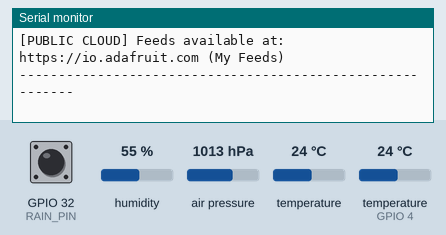
The sketch below on a simulated ESP32. Parts: the last lines printed to the serial monitor. The test bench sets the inputs (shaded band); at power-on: humidity 55 %, air pressure 1013 hPa, temperature 24 °C, GPIO 32 (RAIN_PIN) HIGH, temperature (sensor on GPIO 4) 24 °C.

Above: at 3.7 s.
3.8 s: humidity set to 22 %
At 11.2 s:
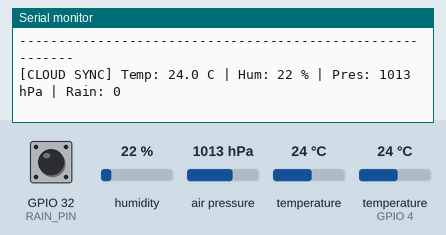
11.5 s: air pressure set to 952 hPa
13.0 s: temperature (sensor 0) set to 12 °C
14.5 s: humidity set to 40 %
16.0 s: GPIO 32 (RAIN_PIN) pulled LOW for 3.2 s
At 21.4 s:
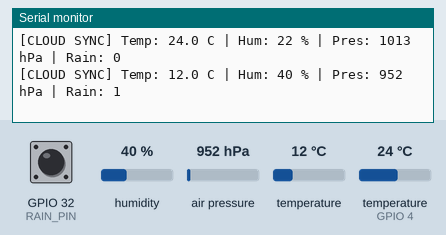

Measured:
- after the input at 3.8 s, the serial monitor: prints a new line after 6.3 s (image 1)
- after the input at 16.0 s, the serial monitor: prints a new line after 4.1 s (image 2)

The sketch:

Iot_Based_Weathering_Station.ino
```cpp
#include <WiFi.h>
#include <WebServer.h>
#include <Wire.h>
#include <Adafruit_BMP085.h>
#include "DHT.h"
#include "AdafruitIO_WiFi.h"

// --- Wi-Fi Credentials ---
#define WIFI_SSID       "your-wifi-name"
#define WIFI_PASS       "your-wifi-password"

// --- Adafruit IO Credentials ---
#define IO_USERNAME     "your-adafruit-io-username"
#define IO_KEY          "your-adafruit-io-key"

// --- Hardware Pin Definitions ---
#define DHTPIN          4      // DHT11 1-wire data line
#define DHTTYPE         DHT11
#define RAIN_PIN        32     // Rain sensor digital output (DO) with internal pull-up

// Setup Adafruit IO Connection Wrapper
AdafruitIO_WiFi io(IO_USERNAME, IO_KEY, WIFI_SSID, WIFI_PASS);

// Setup Cloud Feed Handlers
AdafruitIO_Feed *tempFeed     = io.feed("temperature");
AdafruitIO_Feed *humidityFeed = io.feed("humidity");
AdafruitIO_Feed *pressureFeed = io.feed("pressure");
AdafruitIO_Feed *rainFeed     = io.feed("rain");

// Hardware Objects
DHT dht(DHTPIN, DHTTYPE);
Adafruit_BMP085 bmp;
WebServer server(80);

// Telemetry State Variables
bool bmpReady     = false;
bool dhtReady     = false;
bool isWet        = false;

float dhtTemp     = 0.0;
float dhtHumidity = 0.0;
float bmpTemp     = 0.0;
float bmpPressure = 0.0;

// Timing counters (Adafruit IO free cap is 30/min; 10s interval keeps it safe)
unsigned long lastUploadMillis = 0;
const long uploadInterval = 10000;

unsigned long previousDHTMillis = 0;
const long dhtInterval = 2000;       // DHT read interval

// Global C-string buffer for serving web pages
char pageBuffer[2048];

// Render pure HTML page using standard C sprintf formatting
void handleRoot() {
  float currentTemp = bmpReady ? bmpTemp : dhtTemp;
  const char* rainState = isWet ? "RAIN DETECTED" : "CLEAR / DRY";
  const char* rainColor = isWet ? "#f87171" : "#4ade80";

  snprintf(pageBuffer, sizeof(pageBuffer),
    "<!DOCTYPE html><html><head>"
    "<meta name='viewport' content='width=device-width, initial-scale=1.0'>"
    "<meta http-equiv='refresh' content='2'>"
    "<title>ESP32 Weather Telemetry</title>"
    "<style>"
    "body{background:#0b1329;color:#f8fafc;font-family:sans-serif;text-align:center;padding:20px;margin:0;}"
    "h1{color:#38bdf8;font-size:22px;margin-bottom:4px;}"
    "p{color:#94a3b8;font-size:12px;margin-bottom:20px;}"
    ".box{display:grid;grid-template-columns:repeat(auto-fit,minmax(180px,1fr));gap:14px;max-width:680px;margin:auto;}"
    ".card{background:#0f1c3a;border:1px solid rgba(56,189,248,0.2);border-radius:10px;padding:16px;}"
    ".val{font-size:28px;font-weight:bold;margin:8px 0 2px;}"
    ".badge{display:inline-block;padding:6px 12px;border-radius:12px;font-weight:bold;color:%s;}"
    "</style></head><body>"
    "<h1>ESP32 Microclimate Station</h1>"
    "<p>Auto-refreshes every 2 seconds</p>"
    "<div class='box'>"
    "<div class='card'><div>TEMPERATURE</div><div class='val'>%.1f &deg;C</div></div>"
    "<div class='card'><div>HUMIDITY</div><div class='val'>%.0f %% RH</div></div>"
    "<div class='card'><div>PRESSURE</div><div class='val'>%.0f hPa</div></div>"
    "<div class='card'><div>RAIN STATUS</div><div class='val badge'>%s</div></div>"
    "</div></body></html>",
    rainColor, currentTemp, dhtHumidity, bmpPressure, rainState
  );

  server.send(200, "text/html", pageBuffer);
}

void setup() {
  Serial.begin(115200);
  delay(1000);

  Serial.println("\n==========================================================");
  Serial.println("  ESP32 WEATHER STATION: NO JSON / PURE C TELEMETRY       ");
  Serial.println("==========================================================");

  // 1. Rain sensor with internal pull-up
  pinMode(RAIN_PIN, INPUT_PULLUP);

  // 2. Initialize I2C Bus for BMP180
  Wire.begin(21, 22);

  // 3. Initialize BMP180
  if (bmp.begin()) {
    bmpReady = true;
    Serial.println("[BMP180] Connected successfully at 0x77.");
  } else {
    bmpReady = false;
    Serial.println("[BMP180] FAILED to initialize! Check SDA/SCL.");
  }

  // 4. Initialize DHT11
  dht.begin();
  Serial.println("[DHT11]  Initialized on GPIO 4.");

  // 5. Connect to Adafruit IO Cloud via Hotspot
  Serial.print("[CLOUD]  Connecting to Adafruit IO");
  io.connect();

  while (io.status() < AIO_CONNECTED) {
    Serial.print(".");
    delay(500);
  }

  Serial.println("\n[CLOUD]  Connected to Adafruit IO Cloud successfully!");

  // 6. Start Local Web Server
  server.on("/", handleRoot);
  server.begin();

  Serial.println("----------------------------------------------------------");
  Serial.print("[LOCAL SERVER] Web page available at: http://");
  Serial.println(WiFi.localIP());
  Serial.println("[PUBLIC CLOUD] Feeds available at: https://io.adafruit.com (My Feeds)");
  Serial.println("----------------------------------------------------------\n");
}

void loop() {
  // Service incoming HTTP requests
  server.handleClient();

  // Keep MQTT connection alive
  io.run();

  unsigned long currentMillis = millis();

  // Read sensors non-blockingly every 2 seconds
  if (currentMillis - previousDHTMillis >= dhtInterval || previousDHTMillis == 0) {
    previousDHTMillis = currentMillis;

    float h = dht.readHumidity();
    float t = dht.readTemperature();
    if (!isnan(h) && !isnan(t)) {
      dhtReady = true;
      dhtHumidity = h;
      dhtTemp = t;
    } else {
      dhtReady = false;
    }

    if (bmpReady) {
      bmpTemp = bmp.readTemperature();
      bmpPressure = bmp.readPressure() / 100.0F; // Convert Pa to hPa
    }

    // Active LOW: LOW = Rain detected
    isWet = (digitalRead(RAIN_PIN) == LOW);
  }

  // Publish to Adafruit IO every 10 seconds
  if (currentMillis - lastUploadMillis >= uploadInterval) {
    lastUploadMillis = currentMillis;

    float finalTemp = bmpReady ? bmpTemp : dhtTemp;

    tempFeed->save(finalTemp);
    humidityFeed->save(dhtReady ? dhtHumidity : 0.0);
    pressureFeed->save(bmpReady ? bmpPressure : 0.0);
    rainFeed->save(isWet ? 1 : 0);

    Serial.printf("[CLOUD SYNC] Temp: %.1f C | Hum: %.0f %% | Pres: %.0f hPa | Rain: %d\n",
                  finalTemp,
                  dhtReady ? dhtHumidity : 0.0,
                  bmpReady ? bmpPressure : 0.0,
                  isWet ? 1 : 0);
  }
}
```
